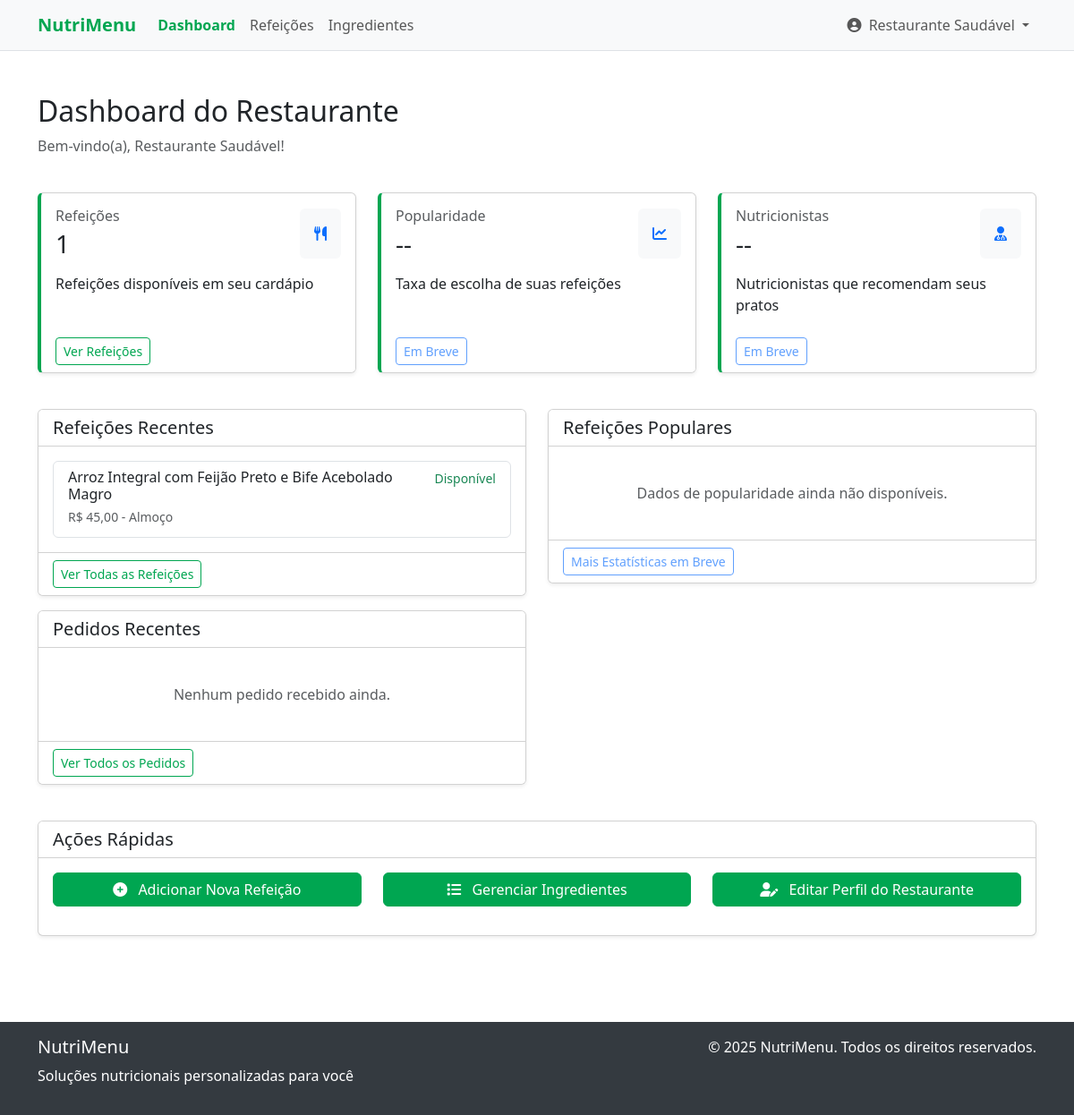
/restaurant/dashboard (signed in), run on an earlier commit of the app's database.
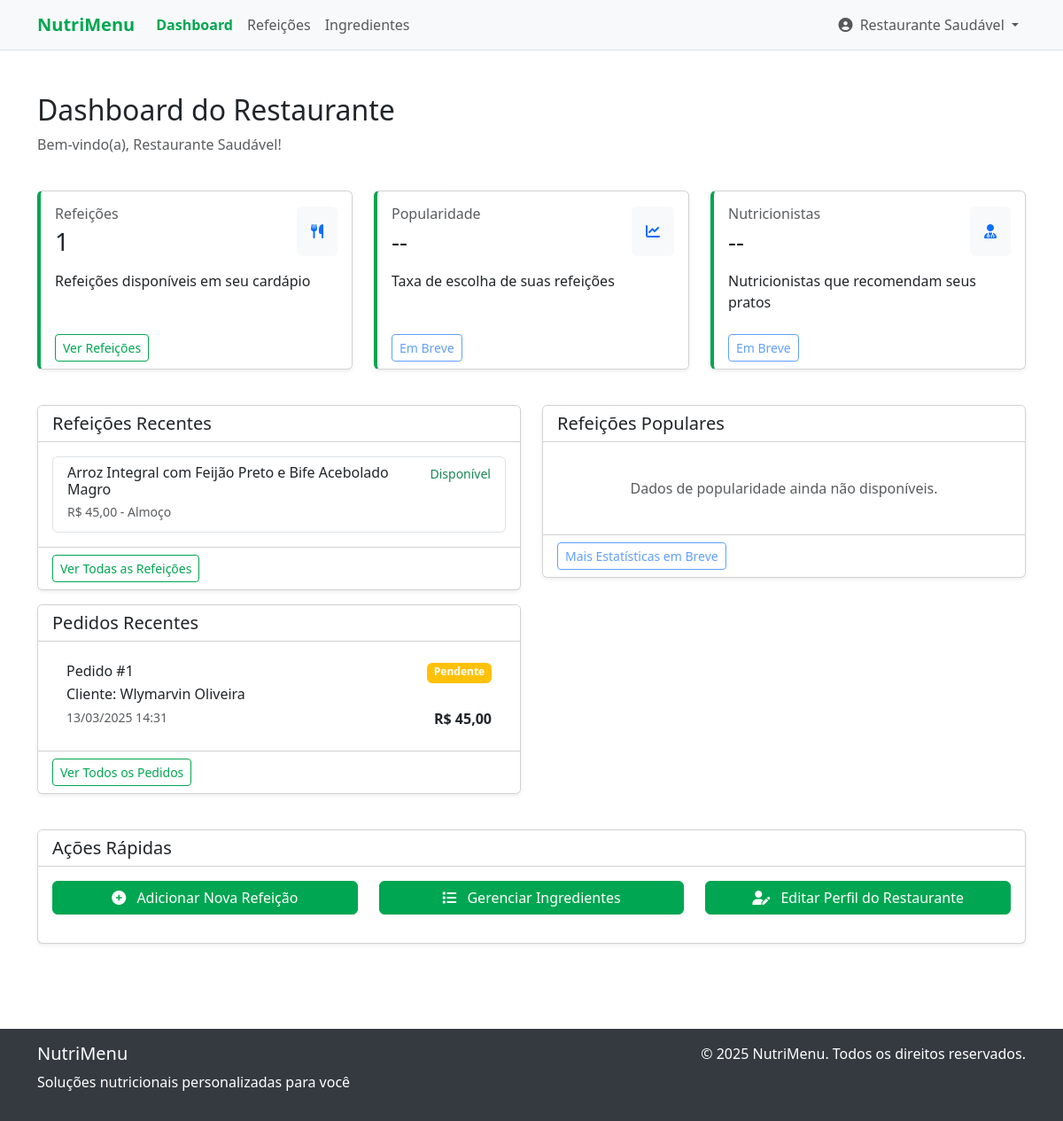
And on a later commit of the database.
### tables this page shows
CREATE TABLE meals (
    id INTEGER PRIMARY KEY AUTOINCREMENT,
    restaurant_id INTEGER NOT NULL,
    name TEXT NOT NULL,
    description TEXT,
    price REAL NOT NULL,
    available BOOLEAN DEFAULT 1,
    meal_type TEXT, -- 'breakfast', 'lunch', 'dinner', 'snack'
    created_at DATETIME DEFAULT CURRENT_TIMESTAMP,
    updated_at DATETIME DEFAULT CURRENT_TIMESTAMP,
    FOREIGN KEY (restaurant_id) REFERENCES restaurant_profiles(id) ON DELETE CASCADE
);

CREATE TABLE meal_orders (
    id INTEGER PRIMARY KEY AUTOINCREMENT,
    user_id INTEGER NOT NULL,
    delivery_address TEXT NOT NULL,
    delivery_date DATE NOT NULL,
    payment_method TEXT NOT NULL, -- 'credit', 'debit', 'pix', 'money'
    total REAL NOT NULL,
    notes TEXT,
    status TEXT NOT NULL DEFAULT 'pending', -- 'pending', 'processing', 'shipped', 'delivered', 'canceled'
    created_at DATETIME DEFAULT CURRENT_TIMESTAMP,
    updated_at DATETIME DEFAULT CURRENT_TIMESTAMP,
    FOREIGN KEY (user_id) REFERENCES users(id) ON DELETE CASCADE
);

### src/controllers/DashboardController.php (called while the page is built, shortened)
<?php
require_once __DIR__ . '/../models/RestaurantProfile.php';
require_once __DIR__ . '/../models/Meal.php';
require_once __DIR__ . '/../utils/Auth.php';
class DashboardController
{
    private $restaurantModel;
    private $mealModel;
    private $orderModel;
    private $auth;
    public function __construct()
    {
        $this->restaurantModel = new RestaurantProfile();
        $this->mealModel = new Meal();
        $this->orderModel = new Order();
        $this->auth = Auth::getInstance();
    }
    public function restaurant()
    {
        $userId = $this->auth->getUserId();
        $restaurant = $this->restaurantModel->getByUserId($userId);
        $meals = $this->mealModel->getByRestaurantId($restaurant['id'], ['available' => true]);
        $popularMeals = [];
        $recentOrders = [];
        if ($restaurant) {
            $recentOrders = $this->orderModel->getByRestaurantId($restaurant['id'], 5);
        }
        view('dashboard/restaurant', [
            'restaurant' => $restaurant,
            'meals' => $meals,
            'popularMeals' => $popularMeals,
            'recentOrders' => $recentOrders
        ]);
    }
}

### public/index.php (called while the page is built, shortened)
<?php
$controllerFiles = glob(__DIR__ . '/../src/controllers/*.php');
foreach ($controllerFiles as $controller) {
    require_once $controller;
}
$route = getCurrentRoute();
list($controller, $method) = explode('::', $routes[$route]);
$controller = new $controller();
$controller->$method();

### src/config/database.php (called while the page is built, shortened)
<?php
class Database
{
    private static $instance = null;
    private $conn;
    private function __construct()
    {
        $dbPath = __DIR__ . '/../../database/nutrition.db';
        try {
            $this->conn = new SQLite3($dbPath);
            $this->conn->enableExceptions(true);
        } catch (Exception $e) {
            die("Database connection error: " . $e->getMessage());
        }
    }
    public static function getInstance()
    {
        if (self::$instance === null) {
            self::$instance = new self();
        }
        return self::$instance;
    }
    public function query($sql, $params = [])
    {
        try {
            $stmt = $this->conn->prepare($sql);
            if (!empty($params)) {
                foreach ($params as $param => $value) {
                    if (is_int($value)) {
                        $stmt->bindValue($param, $value, SQLITE3_INTEGER);
                    } else if (is_float($value)) {
                        $stmt->bindValue($param, $value, SQLITE3_FLOAT);
                    } else if (is_null($value)) {
                        $stmt->bindValue($param, null, SQLITE3_NULL);
                    } else {
                        $stmt->bindValue($param, $value, SQLITE3_TEXT);
                    }
                }
            }
            $result = $stmt->execute();
            return $result;
        } catch (Exception $e) {
            die("Query execution error: " . $e->getMessage());
        }
    }
    public function fetchAll($sql, $params = [])
    {
        $result = $this->query($sql, $params);
        $rows = [];
        while ($row = $result->fetchArray(SQLITE3_ASSOC)) {
            $rows[] = $row;
        }
        return $rows;
    }
    public function fetchOne($sql, $params = [])
    {
        $result = $this->query($sql, $params);
        return $result->fetchArray(SQLITE3_ASSOC);
    }
}

### src/utils/Auth.php (called while the page is built, shortened)
<?php
class Auth {
    private static $instance = null;
    public static function getInstance() {
        if (self::$instance === null) {
            self::$instance = new self();
        }
        return self::$instance;
    }
    public function getUserId() {
        return isset($_SESSION['user_id']) ? $_SESSION['user_id'] : null;
    }
}

### src/models/RestaurantProfile.php (called while the page is built, shortened)
<?php
require_once __DIR__ . '/../config/database.php';
class RestaurantProfile {
    private $db;
    public function __construct() {
        $this->db = Database::getInstance();
    }
    public function getByUserId($userId) {
        $sql = "SELECT rp.*, u.name, u.email
                FROM restaurant_profiles rp
                JOIN users u ON rp.user_id = u.id
                WHERE rp.user_id = :user_id";
        return $this->db->fetchOne($sql, [':user_id' => $userId]);
    }
}

### src/models/Meal.php (called while the page is built, shortened)
<?php
require_once __DIR__ . '/../config/database.php';
class Meal
{
    private $db;
    public function __construct()
    {
        $this->db = Database::getInstance();
    }
    public function getByRestaurantId($restaurantId, $filter = null)
    {
        $sql = "SELECT * FROM meals WHERE restaurant_id = :restaurant_id";
        $params = [':restaurant_id' => $restaurantId];
        if ($filter) {
            if (isset($filter['available'])) {
                $sql .= " AND available = :available";
                $params[':available'] = $filter['available'] ? 1 : 0;
            }
        }
        $sql .= " ORDER BY name ASC";
        return $this->db->fetchAll($sql, $params);
    }
}

### src/utils/Formatter.php (called while the page is built, shortened)
<?php
class Formatter {
    public static function formatDateTime($date) {
        $timestamp = is_numeric($date) ? $date : strtotime($date);
        return date('d/m/Y H:i', $timestamp);
    }
    public static function formatCurrency($value) {
        return 'R$ ' . number_format($value, 2, ',', '.');
    }
    public static function getMealTypeName($mealType) {
        $types = [
            'breakfast' => 'Café da manhã',
            'lunch' => 'Almoço',
            'dinner' => 'Jantar',
            'snack' => 'Lanche'
        ];
        return isset($types[$mealType]) ? $types[$mealType] : $mealType;
    }
}

### src/models/Order.php (called while the page is built, shortened)
<?php
require_once __DIR__ . '/../config/database.php';
class Order
{
    private $db;
    public function __construct()
    {
        $this->db = Database::getInstance();
    }
    public function getByRestaurantId($restaurantId, $limit = null)
    {
        $sql = "SELECT DISTINCT mo.*, u.name as user_name, u.email as user_email,
                (SELECT COUNT(*) FROM meal_order_items WHERE order_id = mo.id) as item_count
                FROM meal_orders mo
                JOIN meal_order_items moi ON mo.id = moi.order_id
                JOIN meals m ON moi.meal_id = m.id
                JOIN users u ON mo.user_id = u.id
                WHERE m.restaurant_id = :restaurant_id
                ORDER BY mo.created_at DESC";
        $params = [':restaurant_id' => $restaurantId];
        if ($limit !== null) {
            $sql .= " LIMIT :limit";
            $params[':limit'] = $limit;
        }
        return $this->db->fetchAll($sql, $params);
    }
}

### src/views/dashboard/restaurant.php (the view, shortened to what the changed rows need)
<div class="container my-5">
    <div class="row mb-4">
        <div class="col">
            <h2>Dashboard do Restaurante</h2>
        </div>
    </div>
    <div class="row mb-4">
        <div class="col-md-6 mb-3">
            <div class="card shadow-sm">
                <div class="card-body">
                    <?php if (empty($meals)): ?>
                        <p class="text-center text-muted my-4">Nenhuma refeição cadastrada ainda.</p>
                    <?php else: ?>
                        <div class="list-group">
                            <?php foreach (array_slice($meals, 0, 5) as $meal): ?>
                                <a href="/restaurant/meals/view?id=<?= $meal['id'] ?>" class="list-group-item list-group-item-action">
                                    <div class="d-flex w-100 justify-content-between">
                                        <h6 class="mb-1"><?= $meal['name'] ?></h6>
                                        <small class="text-<?= $meal['available'] ? 'success' : 'danger' ?>">
                                            <?= $meal['available'] ? 'Disponível' : 'Indisponível' ?>
                                        </small>
                                    </div>
                                    <p class="mb-1 text-muted small"><?= Formatter::formatCurrency($meal['price']) ?> - <?= Formatter::getMealTypeName($meal['meal_type']) ?></p>
                                </a>
                            <?php endforeach; ?>
                        </div>
                    <?php endif; ?>
                </div>
            </div>
        </div>
        <div class="col-md-6 mb-3">
            <div class="card shadow-sm h-100">
                <div class="card-body">
                    <?php if (empty($recentOrders)): ?>
                        <p class="text-center text-muted my-4">Nenhum pedido recebido ainda.</p>
                    <?php else: ?>
                        <div class="list-group list-group-flush">
                            <?php foreach ($recentOrders as $order): ?>
                                <a href="/restaurant/orders/view?id=<?= $order['id'] ?>" class="list-group-item list-group-item-action">
                                    <div class="d-flex w-100 justify-content-between">
                                        <h6 class="mb-1">Pedido #<?= $order['id'] ?></h6>
                                        <span class="badge bg-<?= getStatusColor($order['status']) ?>">
                                            <?= formatOrderStatus($order['status']) ?>
                                        </span>
                                    </div>
                                    <p class="mb-1">Cliente: <?= $order['user_name'] ?></p>
                                    <div class="d-flex justify-content-between">
                                        <small class="text-muted"><?= Formatter::formatDateTime($order['created_at']) ?></small>
                                        <strong><?= Formatter::formatCurrency($order['total']) ?></strong>
                                    </div>
                                </a>
                            <?php endforeach; ?>
                        </div>
                    <?php endif; ?>
                </div>
            </div>
        </div>
    </div>
</div>
<?php
function getStatusColor($status)
{
    $colors = [
        'pending' => 'warning',
        'processing' => 'info',
        'shipped' => 'primary',
        'delivered' => 'success',
        'canceled' => 'danger'
    ];
    return $colors[$status] ?? 'secondary';
}
function formatOrderStatus($status)
{
    $statuses = [
        'pending' => 'Pendente',
        'processing' => 'Processando',
        'shipped' => 'Enviado',
        'delivered' => 'Entregue',
        'canceled' => 'Cancelado'
    ];
    return $statuses[$status] ?? $status;
}
?>

What changed in the data, as far as the page shows it:
added meal_orders: id "1", status "Pendente", user_name "Wlymarvin Oliveira", created_at "13/03/2025 14:31", total "R$ 45,00"
Also different on the page:
text no longer shown: "Nenhum pedido recebido ainda."
